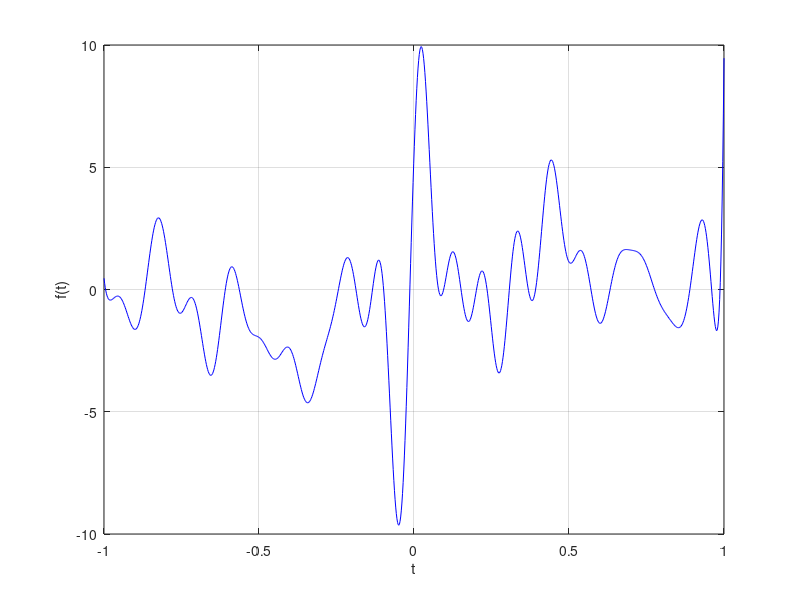

Reproduce this figure in MATLAB.
% form the array of basis functions
n1 = 20;
n  = 3*n1;
g = cell(3*n1,1);
for i=1:n1,
  g{i}      = @(t) cos((i-1)*acos(t));
  g{n1+i}   = @(t) cos(pi*i*t);
  g{2*n1+i} = @(t) sin(pi*i*t);
end

% let us assume that the weights are given by a random vector
rng (1);
x = rand(n,1);

% let us choose to plot the signal on the interval [-1,1]
n_plot = 1000; % use 1000 equispaced plotting points
t_plot = linspace(-1,1,n_plot);
f_plot = zeros(size(t_plot));
% form the linear combination
for j=1:n,
  f_plot = f_plot + x(j) * g{j}(t_plot);
end

% plot the signal
plot(t_plot,f_plot,'b-');
xlabel('t'); ylabel('f(t)'); grid on;
